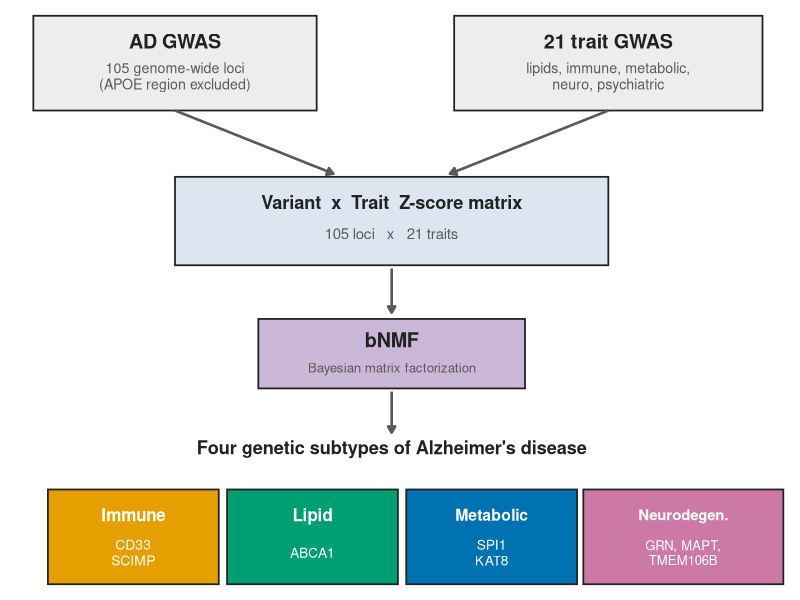

The R source for this figure:
#!/usr/bin/env Rscript
# make_concept_schematic.R
# Presentation schematic of the AD bNMF subtyping pipeline (non-technical).
#   AD GWAS loci  +  trait GWAS panel  ->  Z-score matrix  ->  bNMF  ->  4 subtypes
# Pure diagram (no data inputs). Output: figures/concept_schematic.png
#
# Usage: Rscript scripts/a1_analysis/make_concept_schematic.R [out.png]

suppressPackageStartupMessages({ library(ggplot2) })

out <- commandArgs(trailingOnly = TRUE)
out <- if (length(out)) out[1] else "figures/concept_schematic.png"
dir.create(dirname(out), showWarnings = FALSE, recursive = TRUE)

# Okabe-Ito colorblind-safe palette for the 4 subtypes
col_imm <- "#E69F00"  # Immune  (orange)
col_lip <- "#009E73"  # Lipid   (green)
col_met <- "#0072B2"  # Metabolic (blue)
col_neu <- "#CC79A7"  # Neurodegeneration (purple)
ink     <- "#222222"
soft    <- "#5a5a5a"

# --- box + arrow helpers ---------------------------------------------------
box <- function(xc, yc, w, h, fill, border = ink, r = 0.12) {
  # simple rounded-ish rectangle via a filled rect (ggplot has no native rounding)
  annotate("rect", xmin = xc - w/2, xmax = xc + w/2, ymin = yc - h/2, ymax = yc + h/2,
           fill = fill, color = border, linewidth = 0.6)
}
txt <- function(xc, yc, label, size = 4.2, col = ink, face = "plain", lineheight = 0.95) {
  annotate("text", x = xc, y = yc, label = label, size = size, color = col,
           fontface = face, lineheight = lineheight)
}
arrow_seg <- function(x0, y0, x1, y1) {
  annotate("segment", x = x0, y = y0, xend = x1, yend = y1,
           linewidth = 0.9, color = soft,
           arrow = arrow(length = unit(0.18, "cm"), type = "closed"))
}

p <- ggplot() +
  # ---- inputs -------------------------------------------------------------
  box(2.4, 9.1, 3.4, 1.5, "#EDEDED") +
  txt(2.4, 9.45, "AD GWAS", size = 5, face = "bold") +
  txt(2.4, 8.9, "105 genome-wide loci\n(APOE region excluded)", size = 3.6, col = soft) +

  box(7.6, 9.1, 3.7, 1.5, "#EDEDED") +
  txt(7.6, 9.45, "21 trait GWAS", size = 5, face = "bold") +
  txt(7.6, 8.9, "lipids, immune, metabolic,\nneuro, psychiatric", size = 3.6, col = soft) +

  arrow_seg(2.4, 8.35, 4.3, 7.35) +
  arrow_seg(7.6, 8.35, 5.7, 7.35) +

  # ---- Z matrix -----------------------------------------------------------
  box(5.0, 6.6, 5.2, 1.4, "#DCE6F1") +
  txt(5.0, 6.9, "Variant  x  Trait  Z-score matrix", size = 4.6, face = "bold") +
  txt(5.0, 6.4, "105 loci   x   21 traits", size = 3.8, col = soft) +
  arrow_seg(5.0, 5.85, 5.0, 5.15) +

  # ---- bNMF ---------------------------------------------------------------
  box(5.0, 4.5, 3.2, 1.1, "#CBB7D8") +
  txt(5.0, 4.72, "bNMF", size = 5, face = "bold") +
  txt(5.0, 4.28, "Bayesian matrix factorization", size = 3.4, col = soft) +
  arrow_seg(5.0, 3.9, 5.0, 3.25) +

  txt(5.0, 3.02, "Four genetic subtypes of Alzheimer's disease", size = 4.6, face = "bold") +

  # ---- 4 subtype outputs --------------------------------------------------
  box(1.9, 1.6, 2.05, 1.5, col_imm) +
  txt(1.9, 1.95, "Immune", size = 4.3, face = "bold", col = "white") +
  txt(1.9, 1.35, "CD33\nSCIMP", size = 3.5, col = "white") +

  box(4.05, 1.6, 2.05, 1.5, col_lip) +
  txt(4.05, 1.95, "Lipid", size = 4.3, face = "bold", col = "white") +
  txt(4.05, 1.35, "ABCA1", size = 3.5, col = "white") +

  box(6.2, 1.6, 2.05, 1.5, col_met) +
  txt(6.2, 1.95, "Metabolic", size = 4.0, face = "bold", col = "white") +
  txt(6.2, 1.35, "SPI1\nKAT8", size = 3.5, col = "white") +

  box(8.5, 1.6, 2.4, 1.5, col_neu) +
  txt(8.5, 1.95, "Neurodegen.", size = 3.8, face = "bold", col = "white") +
  txt(8.5, 1.35, "GRN, MAPT,\nTMEM106B", size = 3.3, col = "white") +

  coord_cartesian(xlim = c(0.3, 9.9), ylim = c(0.6, 10.1), expand = FALSE) +
  theme_void()

ggsave(out, p, width = 10, height = 7, dpi = 300, bg = "white")
cat("Wrote", out, "\n")
